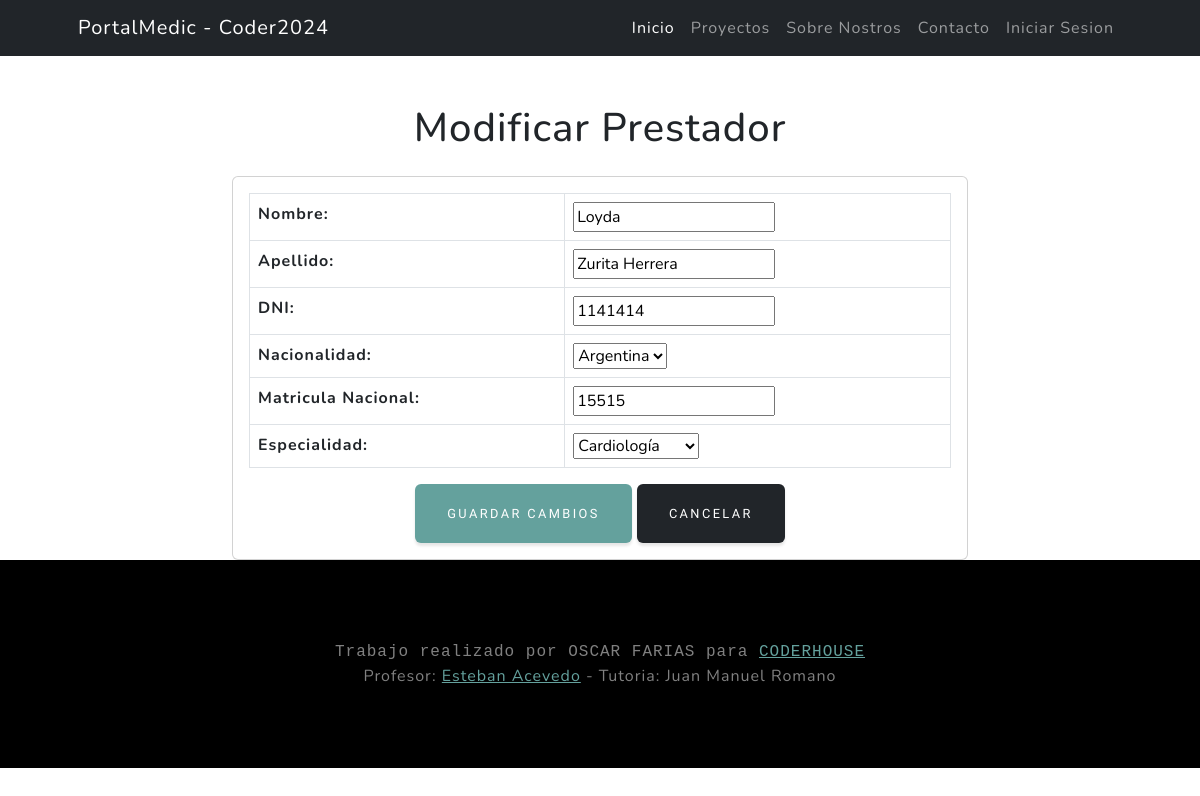
Before: /medicos/medicos/medicos_update/1/ with the older database file.
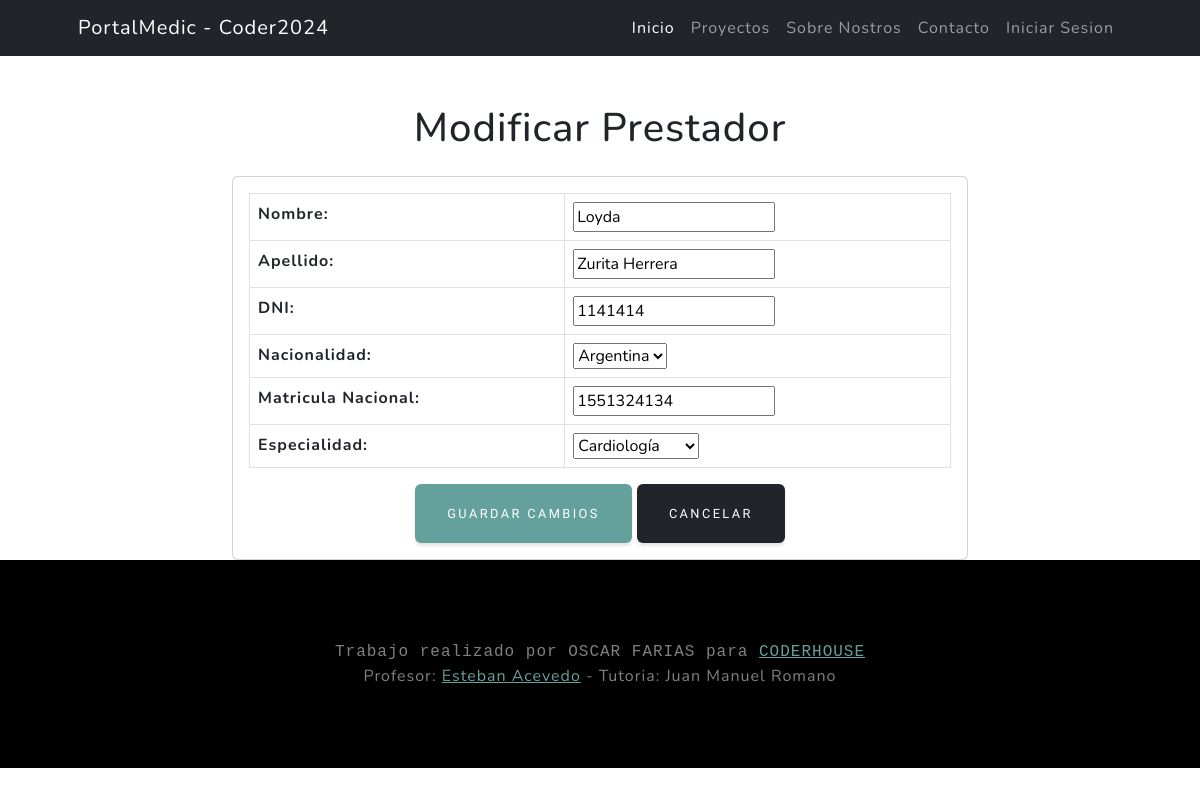
After: the same page with the newer database file.
### medicos/models.py (models this page shows, shortened)
class Medicos(models.Model):
    nombre = models.CharField(max_length=100, null=False, blank=True)
    apellido = models.CharField(max_length=100, null=False, blank=True)
    DNI = models.PositiveIntegerField(unique=True,null=True)
    nacionalidad= models.ForeignKey(Nacionalidad, on_delete=models.SET_NULL, null=True)
    matricula = models.PositiveIntegerField(unique=True, null=False, blank=False,verbose_name="Matricula Nacional")
    especialidad = models.ForeignKey(Especialidad, on_delete=models.SET_NULL, null=True)
    class Meta:
        verbose_name = "Medicos"
        verbose_name_plural = "Medicos"

### medicos/views.py (the view)
# urls.py: path("medicos/medicos_update/<int:pk>/", medicos_update, name="medicos_update"),
def medicos_update(request,pk):
    consulta = Medicos.objects.get(id=pk)
    if request.method == "POST":
        form = MedicosForm(request.POST, instance=consulta)
        if form.is_valid():
            form.save()
            return redirect("medicos:medicos_list")
    else:  # GET
        form = MedicosForm(instance=consulta)
    return render(request, "medicos/medicos_form.html", {"form": form})

### medicos/forms.py
class MedicosForm(forms.ModelForm):
    class Meta:
        model = models.Medicos
        fields = ["nombre", "apellido","DNI","nacionalidad","matricula","especialidad"]

### medicos/models.py (called while the page is built)
    def __str__(self) -> str:
        return self.especialidad

    def __str__(self) -> str:
        return self.nacionalidad

### medicos/templates/medicos/medicos_form.html (shortened to what this page needs)
{% extends 'core/base.html' %}
{% load static %}
{% block content %}
<div class="container mt-5">
    {% if form.instance.pk %}
        <h1 class="text-center">Modificar Prestador</h1>
    {% else %}
        <h1 class="text-center">Editar Prestador</h1>
    {% endif %}
    <div class="row justify-content-center mt-4">
        <div class="col-md-8">
            <div class="card">
                <div class="card-body">
                    <form method="POST">
                        <table class="table table-bordered">
                            {{ form.as_table }}
                        </table>
                        <div class="text-center">
                            <button type="submit" class="btn btn-primary">Guardar Cambios</button>
                            <a href="{% url 'medicos:medicos_list' %}" type="button" class="btn btn-dark ">Cancelar</button></a>
                        </div>
                    </form>
                </div>
            </div>
        </div>
    </div>
</div>
{% endblock content %}

Changed rows visible on the page:
changed Medicos "Loyda": matricula "15515" → "1551324134"
